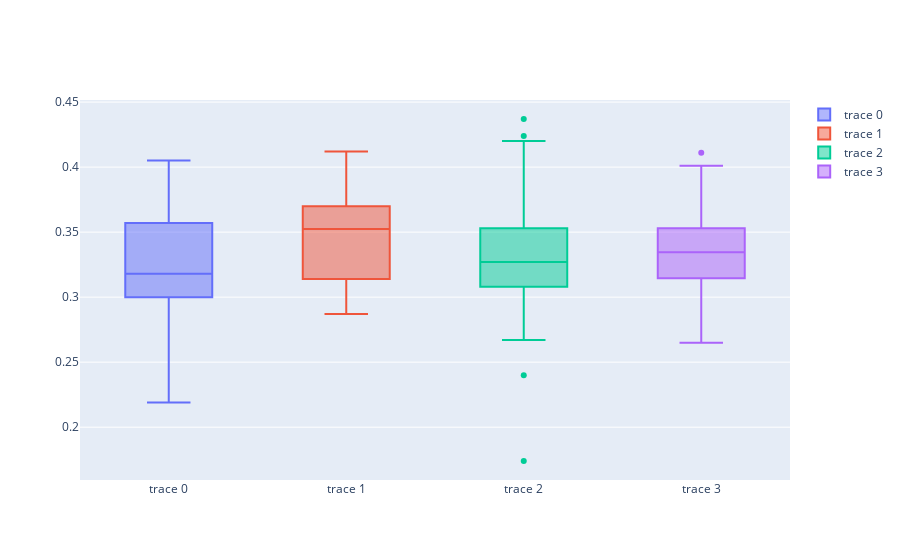

The notebook cell this image was saved under:
### Code cell
# Using plotly
import plotly.graph_objects as go

fig = go.Figure()
fig.add_trace(go.Box(y=my_data.loc[my_data["position"] == "P","average"]))
fig.add_trace(go.Box(y=my_data.loc[my_data["position"] == "MO","average"]))
fig.add_trace(go.Box(y=my_data.loc[my_data["position"] == "DC","average"]))
fig.add_trace(go.Box(y=my_data.loc[my_data["position"] == "MP","average"]))
fig.show()
